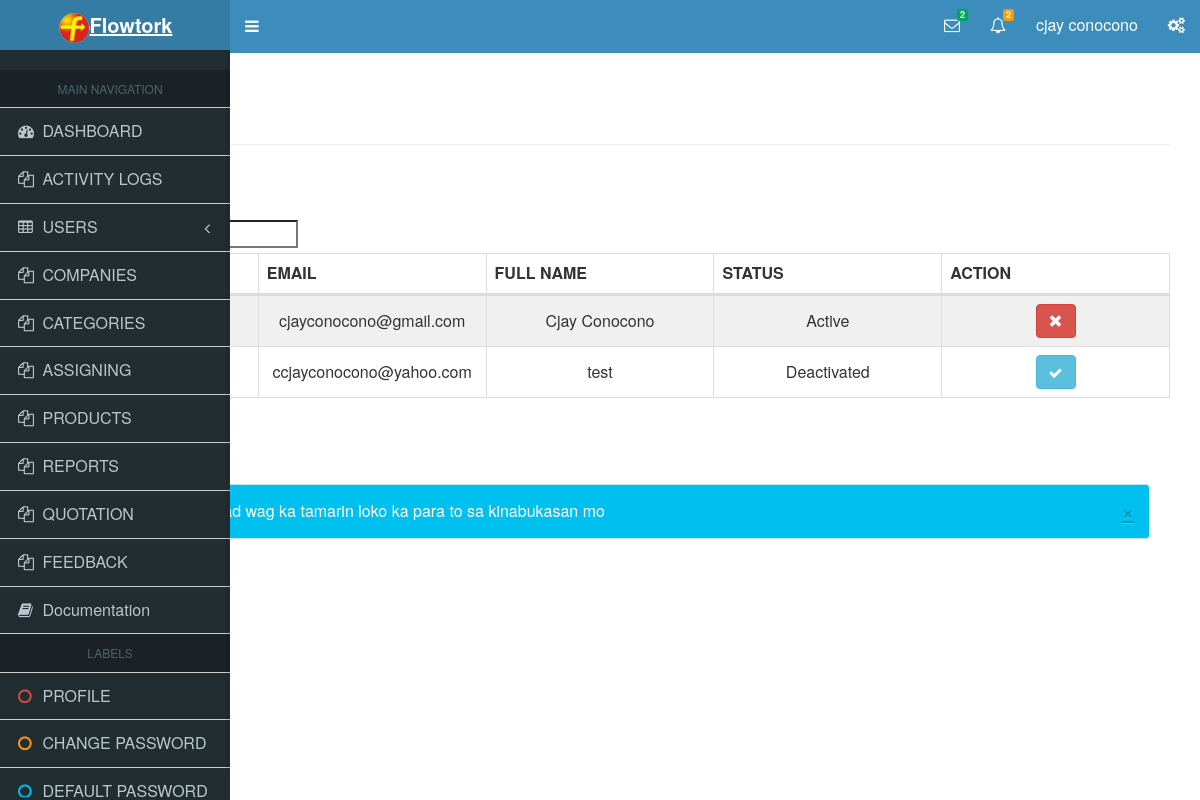
The page /admin.php?form=user (signed in) on the database its author committed.
### tables this page shows
CREATE TABLE `user` (
  `id` bigint(20) NOT NULL AUTO_INCREMENT,
  `email` varchar(255) DEFAULT NULL,
  `password` varchar(255) NOT NULL,
  `user_type_id` bigint(20) NOT NULL DEFAULT '1',
  `password_question` varchar(255) NOT NULL,
  `password_answer` varchar(255) NOT NULL,
  `is_login` tinyint(1) NOT NULL,
  `is_deactivate` tinyint(1) NOT NULL,
  `is_deleted` tinyint(1) NOT NULL,
  `last_activity` timestamp NOT NULL DEFAULT CURRENT_TIMESTAMP ON UPDATE CURRENT_TIMESTAMP,
  `full_name` varchar(255) NOT NULL,
  `contact_no` varchar(255) NOT NULL,
  `email_code` varchar(255) DEFAULT NULL,
  `forgot_password_code` varchar(255) DEFAULT NULL,
  PRIMARY KEY (`id`)
);

### support/class.myPDO.php (called while the page is built, shortened)
<?php
class MyPDO extends PDO{
		public function myQuery($sqlStmt,$value=NULL)
		{
			try {
				$stmt=$this->prepare($sqlStmt);
				if($value==NULL)
				{
					if(!$stmt->execute($value)){
						throw new PDOException($stmt->errorInfo()[2], 1);
					}
				}
				else
				{
					if(!$stmt->execute($value)){
						throw new PDOException($stmt->errorInfo()[2], 1);
					}
				}
				return $stmt;
			} catch (PDOException $e) {
				echo $e->getMessage();
			}
		}
	}
?>

### support/config.php (called while the page is built, shortened)
<?php
function getAdminDetails($admin_id){
    global $con;
       return $con->myQuery("SELECT * FROM admin_account WHERE id=? LIMIT 1",array($admin_id))->fetch(PDO::FETCH_ASSOC);
}
	require_once('class.myPDO.php');
?>

### frm_userlist.php (the view, shortened to what this page needs)
<!DOCTYPE html>
<html >
<head>
</head>
<?php
require_once('config.connect.php');
?>
<body>
  <div class="container">
<br><br><br>
    <h1>USERS</h1>
    <hr>
  <br>
  <table id="autoGeneratedID" role="grid" class="table table-striped table-bordered" style="border-collapse:collapse; table-layout:fixed;">
    <thead>
      <tr>
        <th  role="gridcell">USER ID</th>
        <th  role="gridcell">EMAIL</th>
        <th  role="gridcell">FULL NAME</th>
        <th  role="gridcell">STATUS</th>
        <th  >ACTION</th>
      </tr>
    </thead>
    <?php
$query=mysqli_query($c1,'SELECT * FROM user');
echo "<tbody>";
while ($fetch=mysqli_fetch_assoc($query))
	{
	echo "<tr>";
	echo "<td style='vertical-align: middle;' ><center><p>";
	echo "</p></center></td>";
	echo "<td style='vertical-align: middle;' ><center><p>";
		echo $fetch['email'];
	echo "</p></center></td>";
  echo "<td style='vertical-align: middle;' ><center><p>";
    echo $fetch['full_name'];
  echo "</p></center></td>";
echo "<td style='vertical-align: middle;' ><center><p>";
          if ($fetch['is_deactivate']==0):
            echo "Active";
          else:
           echo "Deactivated";
         endif;
          echo "</p></center></td>";
	echo "<td style='vertical-align: middle;' >";
$Yourmodal="Yourmodal".$fetch['id'];
$Yourmodal2="Yourmodal2".$fetch['id'];
		echo '<center>';
 if ($fetch['is_deactivate']==0):
            echo '<button type="button" class="btn btn-danger" data-toggle="modal" data-target="#'.$Yourmodal.'"><i class="glyphicon glyphicon-remove"></i></button></center>';
          else:
           echo '<button type="button" class="btn btn-info" data-toggle="modal" data-target="#'.$Yourmodal2.'"><i class="fa fa-check" aria-hidden="true"></i></button></center>';
         endif;
	echo "</td>";
	echo "</tr>";
	}
 echo "</tbody>";
?>
  </table>
<div class="bs-example">
    <div class="alert alert-info fade in">
        <a href="#" class="close" data-dismiss="alert">&times;</a>
        <strong>Note!</strong>  bakit ka tinatamad wag ka tamarin loko ka para to sa kinabukasan mo
    </div>
</div>
</body>
</html>

### admin.php (shortened to what this page needs)
<?php
require_once('support/config.php');
$admin_info = getAdminDetails($_SESSION[WEBAPP]['user']);
?>
<!DOCTYPE html>
<html>
  <head>
    <link rel="stylesheet" href="sidebar3/bootstrap/css/bootstrap.min.css">
    <link rel="stylesheet" href="https://maxcdn.bootstrapcdn.com/font-awesome/4.4.0/css/font-awesome.min.css">
    <link rel="stylesheet" href="https://code.ionicframework.com/ionicons/2.0.1/css/ionicons.min.css">
    <link rel="stylesheet" href="sidebar3/dist/css/AdminLTE.min.css">
    <link rel="stylesheet" href="sidebar3/dist/css/skins/_all-skins.min.css">
      <link rel="stylesheet" href="https://maxcdn.bootstrapcdn.com/bootstrap/3.3.7/css/bootstrap.min.css">
  <link rel='stylesheet prefetch' href='http://maxcdn.bootstrapcdn.com/bootstrap/3.3.5/css/bootstrap.min.css'>
    <link rel='stylesheet prefetch' href='http://cdn.datatables.net/1.10.10/css/dataTables.bootstrap.min.css'>
      <link rel="stylesheet" href="DatatableR/css/css.datatables.css">
  </head>
  <body class="hold-transition skin-blue fixed sidebar-mini">
    <div class="wrapper">
      <header class="main-header">
        <a href="#" class="logo">
          <span class="logo-lg"><img src="img/favicon-32x32.png" class="img-circle" alt="User Image"><b>Flowtork</b></span>
        </a>
        <nav class="navbar navbar-static-top" role="navigation">
          <a href="#" class="sidebar-toggle" data-toggle="offcanvas" role="button">
          </a>
          <div class="navbar-custom-menu">
            <ul class="nav navbar-nav">
              <li class="dropdown messages-menu">
                <a href="#" class="dropdown-toggle" data-toggle="dropdown">
                  <i class="fa fa-envelope-o"></i>
                  <?php $recordsTotal=$con->myQuery("SELECT COUNT(id) FROM `feedback`")->fetchColumn();
                  $feed = $con->myQuery("SELECT * FROM feedback"); ?>
                  <span class="label label-success"><?php echo $recordsTotal; ?></span>
                </a>
              </li>
              <li class="dropdown notifications-menu">
                <a href="#" class="dropdown-toggle" data-toggle="dropdown">
                  <i class="fa fa-bell-o"></i>
                   <?php $userTotal=$con->myQuery("SELECT COUNT(id) FROM `user`")->fetchColumn();
                  $user = $con->myQuery("SELECT * FROM user"); ?>
                  <span class="label label-warning"><?php echo $userTotal; ?></span>
                </a>
              </li>
              <li class="dropdown user user-menu">
                <a href="#" class="dropdown-toggle" data-toggle="dropdown">
                  <span class="hidden-xs"><?php echo $admin_info['full_name']; ?></span>
                </a>
              </li>
              <li>
                <a href="#" data-toggle="control-sidebar"><i class="fa fa-gears"></i></a>
              </li>
            </ul>
          </div>
        </nav>
      </header>
      <aside class="main-sidebar">
        <section class="sidebar">
          <div class="user-panel">
          </div>
          <ul class="sidebar-menu">
            <li class="header">MAIN NAVIGATION</li>
            <li class="treeview">
              <a href="#">
                <i class="fa fa-dashboard"></i> <span>DASHBOARD</span>
              </a>
            </li>
            <li class="treeview">
              <a href="#">
                <i class="fa fa-files-o"></i>
                <span>ACTIVITY LOGS</span>
              </a>
            </li>
             <li class="treeview">
              <a href="#">
                <i class="fa fa-table"></i> <span>USERS</span>
                <i class="fa fa-angle-left pull-right"></i>
              </a>
            </li>
             <li class="treeview">
              <a href="#">
                <i class="fa fa-files-o"></i>
                <span>COMPANIES</span>
              </a>
            </li>
            <li class="treeview ">
              <a href="admin.php?form=categories">
                <i class="fa fa-files-o"></i>
                <span>CATEGORIES</span>
              </a>
            </li>
             <li class="treeview">
              <a href="admin.php?form=assigning">
                <i class="fa fa-files-o"></i>
                <span>ASSIGNING</span>
              </a>
            </li>
             <li class="treeview">
              <a href="admin.php?form=product">
                <i class="fa fa-files-o"></i>
                <span>PRODUCTS</span>
              </a>
            </li>
             <li class="treeview">
              <a href="#">
                <i class="fa fa-files-o"></i>
                <span>REPORTS</span>
              </a>
            </li>
             <li class="treeview">
              <a href="#">
                <i class="fa fa-files-o"></i>
                <span>QUOTATION</span>
              </a>
            </li>
             <li class="treeview">
              <a href="admin.php?form=feedback">
                <i class="fa fa-files-o"></i>
                <span>FEEDBACK</span>
              </a>
            </li>
            <li><a href="../../documentation/index.html"><i class="fa fa-book"></i> <span>Documentation</span></a></li>
            <li class="header">LABELS</li>
            <li><a href="admin.php?form=profile"><i class="fa fa-circle-o text-red"></i> <span>PROFILE</span></a></li>
            <li><a href="admin.php?form=changepass"><i class="fa fa-circle-o text-yellow"></i> <span>CHANGE PASSWORD</span></a></li>
            <li><a href="admin.php?form=defaultpass"><i class="fa fa-circle-o text-aqua"></i> <span>DEFAULT PASSWORD</span></a></li>
          </ul>
        </section>
      </aside>
    </div>
  </body>
  <?php
    if (!empty($_GET['form'])) {
       if ($_GET['form'] == "user") {
          require_once("frm_userlist.php");
      }
    }
  ?>
</html>

### DatatableR/css/css.datatables.css (style rules this page uses)
html { font-size: 100% }
body { font-size: 1em }
p { margin-bottom:0em; margin-top:0em; font-size: 1em; }
.btn { font-size: 1em margin-bottom:0em; margin-top:0em; }
.h1, h1 { font-size: 2em }
.nav, .navbar { font-size: 1em }
.label { line-height: 2 }
.table-striped > tbody > tr:nth-of-type(2n+1) { background-color:#f0f0f0; }

### frm_userlist.php (style rules this page uses)
.bs-example { margin: 20px; }
button { text-decoration: none !important; }

### rows shown on the page
user: email "cjayconocono@gmail.com", full_name "Cjay Conocono", is_deactivate "Active"
user: email "ccjayconocono@yahoo.com", full_name "test", is_deactivate "Deactivated"

### other values the page prints
$recordsTotal "2"
$userTotal "2"
$admin_info['full_name'] "cjay conocono"
